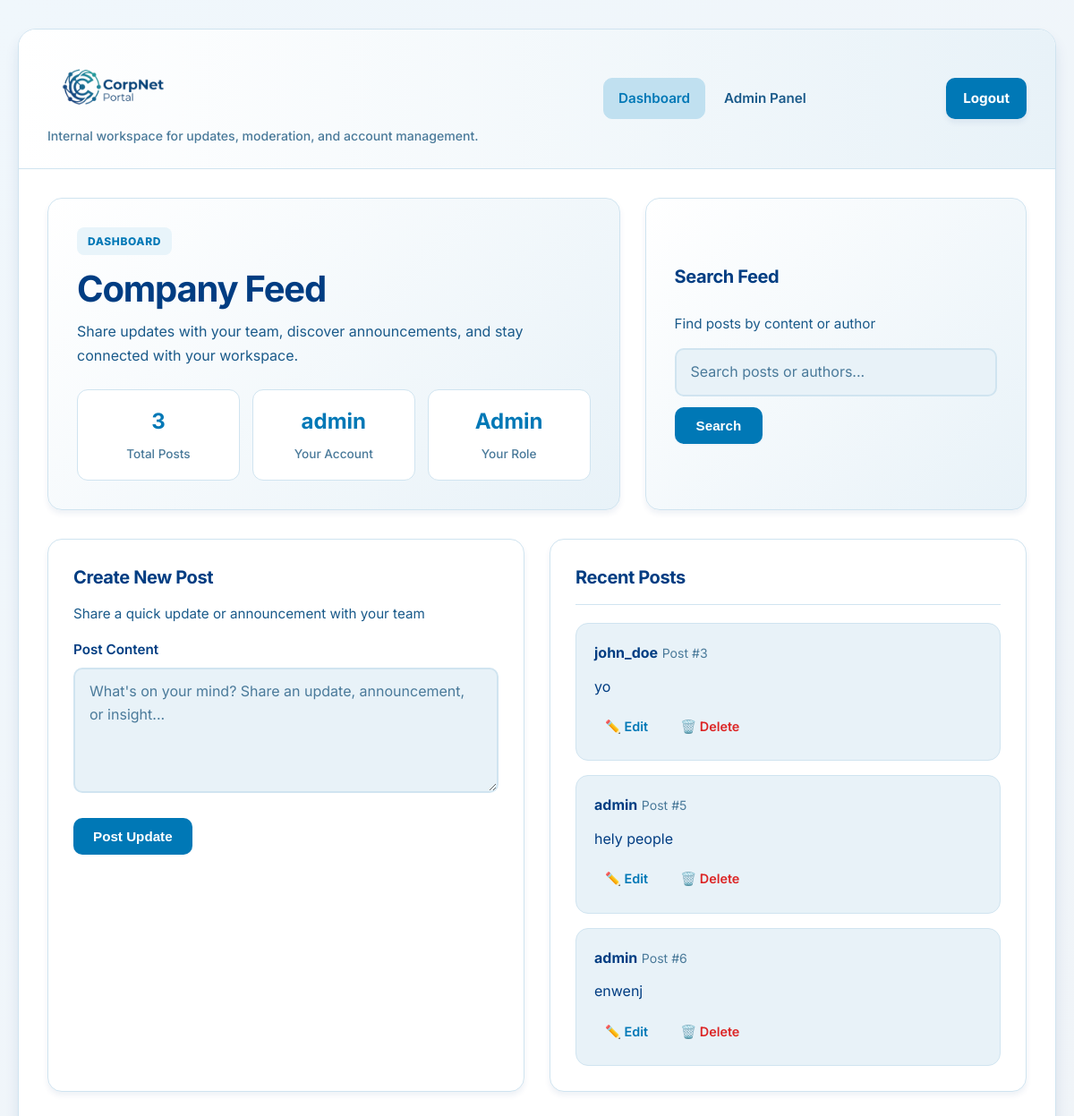
The page /dashboard (signed in) on the database as committed earlier.
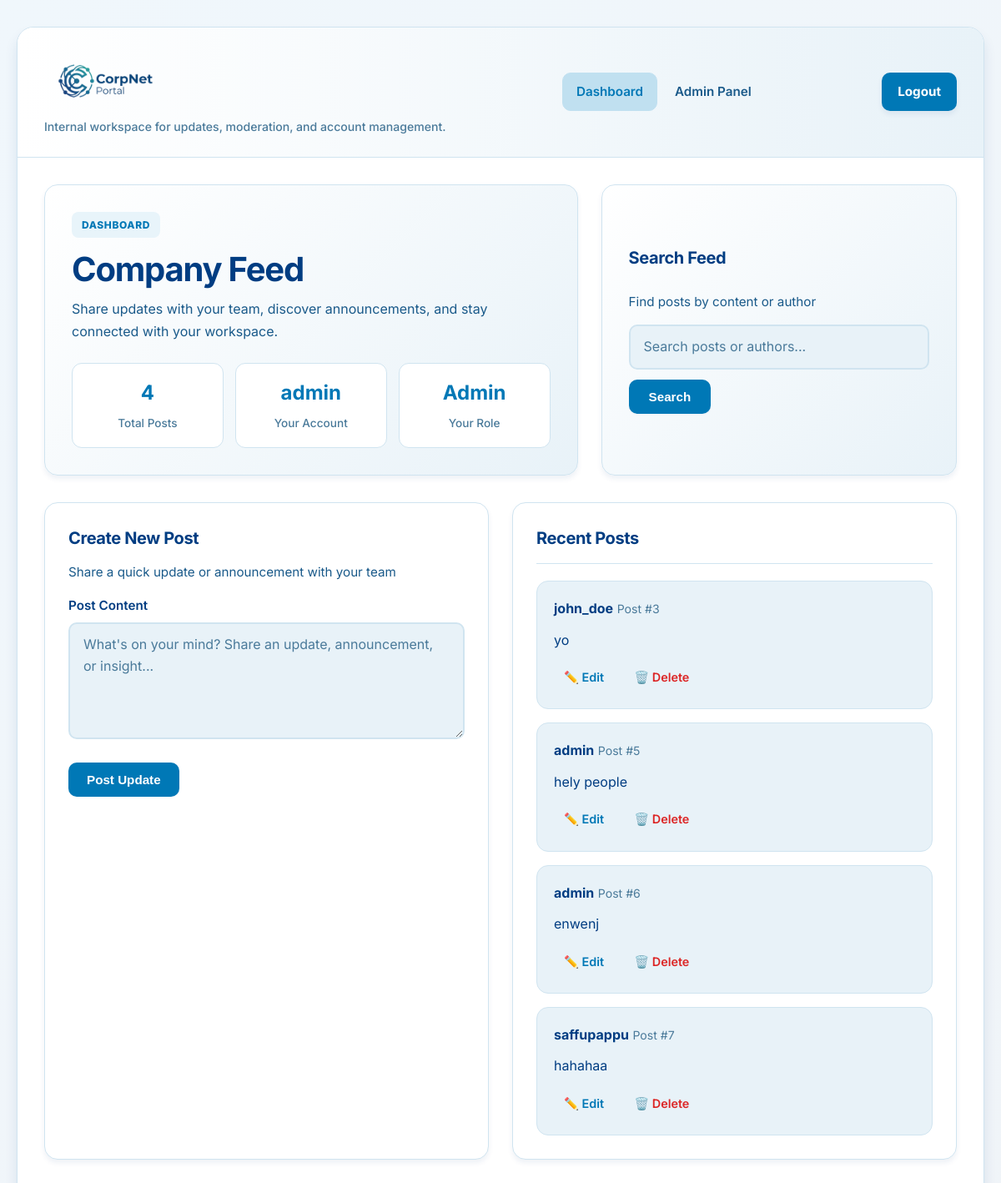
The same page on the database as committed later.
### tables this page shows
CREATE TABLE posts
                 (id INTEGER PRIMARY KEY AUTOINCREMENT, 
                  author TEXT, 
                  content TEXT);

### app.py (the view)
@app.route(DASHBOARD_ROUTE, methods=['GET', 'POST'])
def dashboard():
    if 'username' not in session:
        return redirect(LOGIN_ROUTE)
    conn = get_db_connection()
    if request.method == 'POST':
        content = request.form['content']
        conn.execute("INSERT INTO posts (author, content) VALUES (?, ?)", (session['username'], content))
        conn.commit()
    q = request.args.get('q', '').strip()
    if q:
        like = f"%{q}%"
        posts = conn.execute("SELECT * FROM posts WHERE content LIKE ? OR author LIKE ?", (like, like)).fetchall()
    else:
        posts = conn.execute("SELECT * FROM posts").fetchall()
    conn.close()
    return render_template('dashboard.html', posts=posts, role=session.get('role'), username=session.get('username'), q=q)

### app.py (called while the page is built)
def get_db_connection():
    conn = sqlite3.connect('database.db')
    conn.row_factory = sqlite3.Row
    return conn

### templates/dashboard.html (shortened to what this page needs)
{% extends 'base.html' %}
{% block content %}
    <section class="hero-layout">
        <div class="hero-panel">
            <p class="eyebrow">Dashboard</p>
            <h1 class="hero-title">Company Feed</h1>
            <p class="hero-copy">Share updates with your team, discover announcements, and stay connected with your workspace.</p>
            <div class="stat-grid">
                <div class="stat">
                    <strong>{{ posts|length }}</strong>
                    <span>Total Posts</span>
                </div>
                <div class="stat">
                    <strong>{{ username }}</strong>
                    <span>Your Account</span>
                </div>
                <div class="stat">
                    <strong>{{ role|title }}</strong>
                    <span>Your Role</span>
                </div>
            </div>
        </div>
        <div class="hero-panel compact">
            <h3>Search Feed</h3>
            <p class="text-muted">Find posts by content or author</p>
            <form method="GET" action="/dashboard" class="search-bar">
                <input type="text" name="q" placeholder="Search posts or authors..." value="{{ q }}" />
                <button type="submit">Search</button>
            </form>
        </div>
    </section>
    <div class="dashboard-grid">
        <section class="card">
            <h3 style="margin-top: 0;">Create New Post</h3>
            <p class="text-muted">Share a quick update or announcement with your team</p>
            <form method="POST" action="/dashboard">
                <div class="form-group">
                    <label for="content">Post Content</label>
                    <textarea id="content" name="content" placeholder="What's on your mind? Share an update, announcement, or insight..." required></textarea>
                </div>
                <button type="submit">Post Update</button>
            </form>
        </section>
        <section class="card">
            <div class="post-header" style="margin-bottom: 20px; padding-bottom: 16px; border-bottom: 1px solid var(--border);">
                <div>
                    <h3 style="margin-top: 0; margin-bottom: 0;">Recent Posts</h3>
                </div>
            </div>
            {% if posts %}
                <ul class="post-list">
                    {% for post in posts %}
                        <li class="post-item">
                            <div class="post-header">
                                <div>
                                    <strong>{{ post['author'] }}</strong>
                                    <span class="post-meta">Post #{{ post['id'] }}</span>
                                </div>
                            </div>
                            <div class="post-content">
                                {{ post['content'] }}
                            </div>
                            <div class="post-actions">
                                {% if username == post['author'] or role == 'admin' %}
                                    <a href="/edit/{{ post['id'] }}">✏️ Edit</a>
                                    <a href="/delete/{{ post['id'] }}" class="danger">🗑️ Delete</a>
                                {% endif %}
                            </div>
                        </li>
                    {% endfor %}
                </ul>
            {% else %}
                <div class="empty-state">
                    <p style="font-size: 1rem; margin-bottom: 8px;">No posts found</p>
                    <p>{% if q %}Try adjusting your search or create the first post.{% else %}Be the first to share something with your team!{% endif %}</p>
                </div>
            {% endif %}
        </section>
    </div>
{% endblock %}

Rows that differ between the two databases and show on the page:
added posts: author "saffupappu", id "7", content "hahahaa"
Other text that changed with them:
{{ posts|length }}: "3" → "4"
